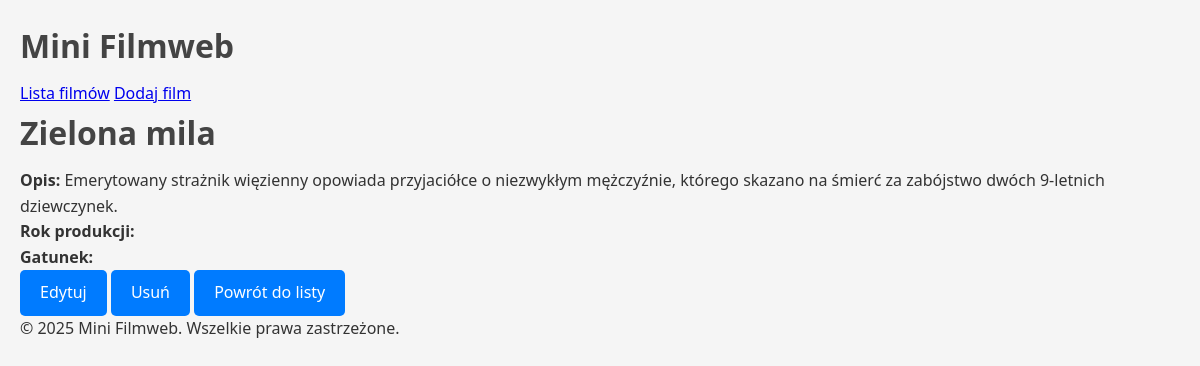
The app's page /movie/4/ with its own data.
### mini_filmweb/models.py (models this page shows, shortened)
class Movie(models.Model):
    title = models.CharField(max_length=200, verbose_name="Tytuł")
    description = models.TextField(verbose_name="Opis")
    release_year = models.PositiveIntegerField(verbose_name="Rok wydania")  # Użyłem PositiveIntegerField, aby uniknąć ujemnych lat
    director = models.ForeignKey(Director, on_delete=models.CASCADE, related_name='movies', verbose_name="Reżyser")
    genres = models.ManyToManyField('Genre', related_name='movies', verbose_name="Gatunki", blank=True)  # Dodano blank=True

### mini_filmweb/views.py (the view)
# urls.py: path('movie/<int:pk>/', MovieDetailView.as_view(), name='movie_detail'),
class MovieDetailView(DetailView):
    model = Movie
    template_name = 'movies/movie_detail.html'
    context_object_name = 'movie'

### mini_filmweb/templates/movies/movie_detail.html
{% extends 'movies/base.html' %}
{% load static %}
{% block content %}
<div class="movie-detail">
    <h1>{{ movie.title }}</h1>
    <p><strong>Opis:</strong> {{ movie.description }}</p>
    <p><strong>Rok produkcji:</strong> {{ movie.year }}</p>
    <p><strong>Gatunek:</strong> {{ movie.genre }}</p>
    <div class="buttons">
        <a href="{% url 'mini_filmweb:movie_edit' movie.id %}" class="button">Edytuj</a>
        <a href="{% url 'mini_filmweb:movie_delete' movie.id %}" class="button delete">Usuń</a>
        <a href="{% url 'mini_filmweb:movie_list' %}" class="button">Powrót do listy</a>
    </div>
</div>
{% endblock %}

### mini_filmweb/static/css/style.css (style rules this page uses)
* { margin: 0; padding: 0; box-sizing: border-box; }
body { font-family: 'Segoe UI', Tahoma, Geneva, Verdana, sans-serif; background-color: #f5f5f5; color: #333; line-height: 1.6; padding: 20px; }
h1, h2, h3 { color: #444; margin-bottom: 10px; }
.button { display: inline-block; padding: 10px 20px; background-color: #007BFF; color: #fff; text-decoration: none; border-radius: 5px; transition: background-color 0.3s ease; }

### records on screen
Movie: title "Zielona mila", description "Emerytowany strażnik więzienny opowiada przyjaciółce o niezwykłym mężczyźnie, którego skazano na śmierć za zabójstwo dwóch 9-letnich dziewczynek."
